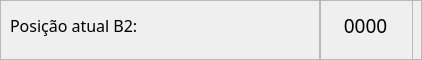
                         <widget class="QFrame" name="frame_89">
                          <property name="maximumSize">
                           <size>
                            <width>16777215</width>
                            <height>60</height>
                           </size>
                          </property>
                          <property name="frameShape">
                           <enum>QFrame::StyledPanel</enum>
                          </property>
                          <property name="frameShadow">
                           <enum>QFrame::Raised</enum>
                          </property>
                          <widget class="QFrame" name="frame_90">
                           <property name="geometry">
                            <rect>
                             <x>320</x>
                             <y>0</y>
                             <width>93</width>
                             <height>85</height>
                            </rect>
                           </property>
                           <property name="minimumSize">
                            <size>
                             <width>80</width>
                             <height>0</height>
                            </size>
                           </property>
                           <property name="frameShape">
                            <enum>QFrame::StyledPanel</enum>
                           </property>
                           <property name="frameShadow">
                            <enum>QFrame::Raised</enum>
                           </property>
                           <widget class="QLabel" name="lbl_pos_atual_b2">
                            <property name="geometry">
                             <rect>
                              <x>0</x>
                              <y>0</y>
                              <width>91</width>
                              <height>51</height>
                             </rect>
                            </property>
                            <property name="font">
                             <font>
                              <family>Equinox Bold</family>
                              <pointsize>14</pointsize>
                             </font>
                            </property>
                            <property name="text">
                             <string>0000</string>
                            </property>
                            <property name="alignment">
                             <set>Qt::AlignCenter</set>
                            </property>
                           </widget>
                          </widget>
                          <widget class="QFrame" name="frame_91">
                           <property name="geometry">
                            <rect>
                             <x>0</x>
                             <y>0</y>
                             <width>320</width>
                             <height>85</height>
                            </rect>
                           </property>
                           <property name="sizePolicy">
                            <sizepolicy hsizetype="Preferred" vsizetype="Preferred">
                             <horstretch>0</horstretch>
                             <verstretch>0</verstretch>
                            </sizepolicy>
                           </property>
                           <property name="minimumSize">
                            <size>
                             <width>320</width>
                             <height>0</height>
                            </size>
                           </property>
                           <property name="frameShape">
                            <enum>QFrame::StyledPanel</enum>
                           </property>
                           <property name="frameShadow">
                            <enum>QFrame::Raised</enum>
                           </property>
                           <widget class="QLabel" name="label_33">
                            <property name="geometry">
                             <rect>
                              <x>10</x>
                              <y>0</y>
                              <width>311</width>
                              <height>51</height>
                             </rect>
                            </property>
                            <property name="sizePolicy">
                             <sizepolicy hsizetype="Preferred" vsizetype="Preferred">
                              <horstretch>0</horstretch>
                              <verstretch>0</verstretch>
                             </sizepolicy>
                            </property>
                            <property name="font">
                             <font>
                              <family>Equinox Bold</family>
                              <pointsize>12</pointsize>
                             </font>
                            </property>
                            <property name="text">
                             <string>Posição atual B2:</string>
                            </property>
                           </widget>
                          </widget>
                         </widget>
